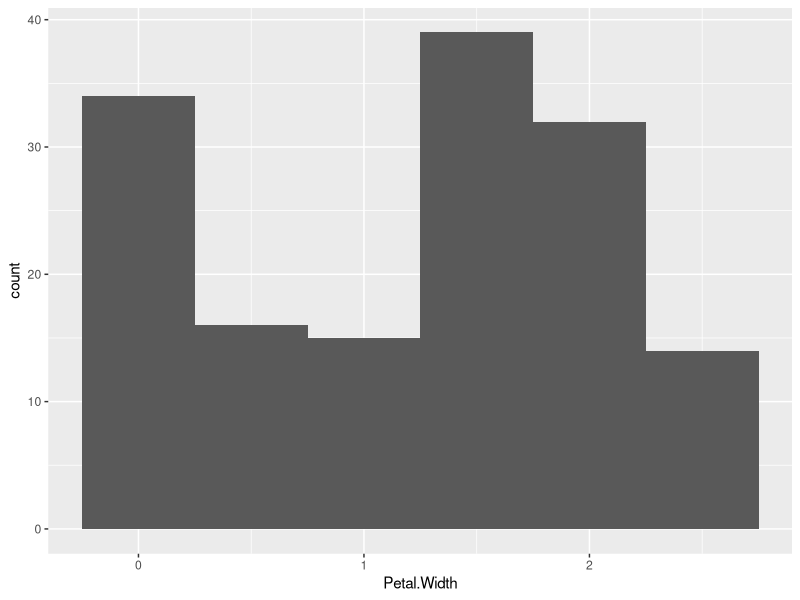

R code for this plot:
# Tidyverse Exam – Data Manipulation in R (using `mtcars` dataset)

# tidyverse ---------------------------------------------------------------

# Use `df_mtcars` for Questions 1 - 10
library(tidyverse)
df_mtcars <- as_tibble(mtcars,
                       rownames = "model")

# 1. Filter rows where number of cylinders (`cyl`) is 6
# Write code to create a new data frame that only includes rows where `cyl == 6`.
# Assign to: `mtcars_cyl6`

filter(df_mtcars, cyl == 6)
mtcars_cyl6 <- filter(df_mtcars, cyl == 6)
mtcars_cyl6
# 2. Filter rows where number of gears (`gear`) is either 3 or 5
# Use `%in%` to filter the `df_mtcars` dataset for these two `gear` values.
# Assign to: `mtcars_g35`

filter(df_mtcars, gear %in% c(3, 5))
      
mtcars_g35 <- filter(df_mtcars, gear %in% c(3, 5))

mtcars_g35

# 3. Filter rows where miles per gallon (`mpg`) is greater than 25
# Create a subset of `df_mtcars` where `mpg > 25`.
# Assign to: `mtcars_mpg25`

filter(df_mtcars, mpg > 25)
mtcars_mpg25 <- filter(df_mtcars, mpg > 25)
mtcars_mpg25
# 4. Filter rows where weight (`wt`) is less than 2.5 AND number of cylinders (`cyl`) is 4
# Combine logical conditions using `&`.
# Assign to: `mtcars_light_cyl4`

filter(df_mtcars, wt < 2.5 & cyl == 4)
mtcars_light_cyl4 <-filter(df_mtcars, wt < 2.5 & cyl == 4)
mtcars_light_cyl4
# 5. Sort `df_mtcars` by horsepower (`hp`) in ascending order
# Use `arrange()` to sort the data.
# Assign to: `mtcars_hp`

arrange(df_mtcars,(hp))

mtcars_hp <- arrange(df_mtcars, (hp))

mtcars_hp

# 6. Sort `df_mtcars` by quarter mile time (`qsec`) in descending order
# Use `desc()` inside `arrange()`.
# Assign to: `mtcars_qsec`

arrange(df_mtcars, desc(qsec))
mtcars_qsec <- arrange(df_mtcars, desc(qsec))
mtcars_qsec
# 7. Exclude the `drat` column
# Use `select()` with `-` (minus sign) to remove the column.
# Assign to: `mtcars_no_drat`

select(df_mtcars, - drat)
mtcars_no_drat <- select(df_mtcars, - drat)
mtcars_no_drat
# 8. Add a new column `ptw` that equals the ratio of horsepower (`hp`) to weight (`wt`) (`hp / wt`)
# Use `mutate()` to add the new column.
# Assign to: `mtcars_with_ptw`

mtcars_with_ptw <-df_mtcars %>% 
  mutate(ptw = hp / wt)
mtcars_with_ptw
# 9. Identify the car `model` with the highest `ptw` among cars with six cylinders (`cyl == 6`).
# Hint: Use `mtcars_with_ptw` and a chain of `filter()` and `arrange()` with `%>%`.
# Write the car model here: Ferrari Dino

mtcars_with_ptw %>% 
  arrange(desc(ptw)) %>% 
  filter(cyl == 6)


# 10. Group by number of gears (`gear`) and summarize minimum & maximum values of `mpg`
# Use `group_by()` and `summarize()` to calculate minimum & maximum values of `mpg` within each group.
# Minimum and maximum values of each group should be represented as separate columns.
# Function `min()` returns the minimum value in a vector.
# Function `max()` returns the maximum value in a vector.
# Assign to: `mtcars_mpg_by_gear`

mtcars_mpg_by_gear <- df_mtcars %>% 
  group_by(gear) %>% 
  summarize(min_mpg = min(mpg),
            max_mpg = max(mpg))

mtcars_mpg_by_gear
# ggplot ------------------------------------------------------------------

# Visualization in R (using `iris` dataset)

## before you begin with the following questions, type the following code to check column names in the dataframe
colnames(iris) # output from this code is the column names that can be used in figures

# 11. Simple scatter plot of `Sepal.Length` vs `Sepal.Width` using `ggplot()`
# Assign to: `g_scat`
# Create a scatter plot with `Sepal.Width` on the x-axis and `Sepal.Length` on the y-axis.

g_scat <- iris %>% 
  ggplot(aes(x = Sepal.Width,
             y = Sepal.Length)) +
  geom_point()

# 12. Scatter plot with points colored by `Species`
# Assign to: `g_scat_col`
# Create a scatter plot with `Petal.Width` on the x-axis and `Petal.Length` on the y-axis,
# coloring points by `Species`.

g_scat_col<-iris %>% 
  ggplot(aes(x = Petal.Width,
             y= Petal.Length,
             color = Species)) +
  geom_point()

# 13. Histogram of `Petal.Width` with `binwidth = 0.5`
# Assign to: `g_hist`
# Create a histogram of `Petal.Width` with `binwidth` set to 0.5.


iris %>% 
  ggplot(aes(x = Petal.Width)) +
  geom_histogram(binwidth = 0.5)

# Visualization in R (using `PlantGrowth` dataset)

## before you begin with the following questions, type the following code to check column names in the dataframe
colnames(PlantGrowth) # output from this code is the column names that can be used in figures


# 14. Boxplot of `weight` grouped and filled by `group`
# Assign to: `g_bplot1`
# Create a boxplot of `weight` by `group`, filling boxes by `group`.

g_bplot1<-PlantGrowth %>% 
  ggplot(aes(x = group,
             y = weight,
             fill = group)) +
  geom_boxplot()
# 15. Boxplot + scatter plot of `weight` by `group`
# Assign to: `g_bplot2`
# Create a boxplot of `weight` by `group`, then overlay points showing individual observations.

g_bplot2 <- PlantGrowth %>% 
  ggplot(aes(x = group,
             y = weight,
             fill = group)) +
  geom_boxplot() +
  geom_point()
